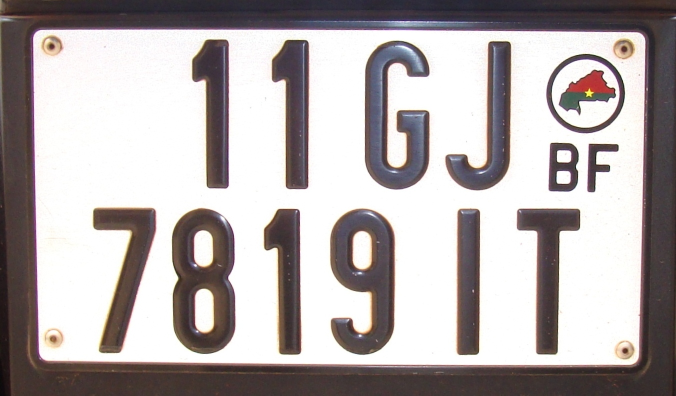
#> input picture images/plaques_bf/plate1_passenger.jpg, 1352 x 791 px (shown at 1/2 size)
$ python -i anpr_pipeline.py   (imports and definitions only)
#> lines starting #> are read from the running program, lines starting #| are printed output that depends on the picture; after the words box and inside, x2 and y2 are one past the last pixel; in counts of white or black regions, pixels touching at a corner belong together
import os
import cv2
import numpy as np

ALPHABET_PLAQUE = "ABCDEFGHIJKLMNOPQRSTUVWXYZ0123456789"
TAILLE_MAX_COTE = 1200  # redimensionnement des images d'entree


# ---------------------------------------------------------------------------
# Etape 0 : acquisition
# ---------------------------------------------------------------------------

# [13 lines left out: functions redimensionner, charger_et_redimensionner, not called in this run]


# ---------------------------------------------------------------------------
# Etape 1 : pretraitement
# ---------------------------------------------------------------------------

def pretraiter(image_bgr):
    gris = cv2.cvtColor(image_bgr, cv2.COLOR_BGR2GRAY)
    gris_lisse = cv2.bilateralFilter(gris, d=9, sigmaColor=75, sigmaSpace=75)
    return gris, gris_lisse


# ---------------------------------------------------------------------------
# Etape 2 : segmentation par contours -> localisation de la plaque
# ---------------------------------------------------------------------------

def detecter_contours(gris_lisse):
    contours_bruts = cv2.Canny(gris_lisse, 50, 150)
    noyau = cv2.getStructuringElement(cv2.MORPH_RECT, (25, 9))
    contours_fermes = cv2.morphologyEx(contours_bruts, cv2.MORPH_CLOSE, noyau)
    return contours_bruts, contours_fermes


def candidats_par_contour(contours_fermes, aire_image):
    contours, _ = cv2.findContours(contours_fermes, cv2.RETR_EXTERNAL, cv2.CHAIN_APPROX_SIMPLE)
    candidats = []
    for c in contours:
        x, y, w, h = cv2.boundingRect(c)
        aire_rect = w * h
        if aire_rect < 0.004 * aire_image or aire_rect > 0.60 * aire_image:
            continue
        ratio = w / float(h)
        if not (1.3 <= ratio <= 6.5):
            continue
        remplissage = cv2.contourArea(c) / float(aire_rect)
        candidats.append((remplissage * aire_rect, (x, y, w, h), c))
    return candidats


def candidats_par_couleur(image_bgr, aire_image, pas_grille=40, tolerance=(12, 50, 50)):
    """Segmentation par region (approche ascendante) : des germes repartis
    sur une grille font croitre la region connexe de teinte proche du
    germe. Complementaire aux contours, utile quand la plaque a un fond de
    couleur unie (jaune, bleu) mal detecte par le gradient."""
    hsv = cv2.cvtColor(image_bgr, cv2.COLOR_BGR2HSV)
    h_img, w_img = image_bgr.shape[:2]
    visite = np.zeros((h_img + 2, w_img + 2), dtype=np.uint8)

    candidats = []
    for gy in range(pas_grille // 2, h_img, pas_grille):
        for gx in range(pas_grille // 2, w_img, pas_grille):
            if visite[gy + 1, gx + 1]:
                continue
            masque = np.zeros((h_img + 2, w_img + 2), dtype=np.uint8)
            cv2.floodFill(hsv, masque, (gx, gy), 0, loDiff=tolerance, upDiff=tolerance,
                          flags=cv2.FLOODFILL_MASK_ONLY | cv2.FLOODFILL_FIXED_RANGE | (1 << 8))
            visite |= masque

            region = masque[1:-1, 1:-1]
            aire = int(region.sum())
            if aire < 0.004 * aire_image or aire > 0.5 * aire_image:
                continue
            ys, xs = np.nonzero(region)
            x, y = int(xs.min()), int(ys.min())
            w, h = int(xs.max() - x + 1), int(ys.max() - y + 1)
            ratio = w / float(h)
            if not (1.3 <= ratio <= 6.5):
                continue
            remplissage = aire / float(w * h)
            if remplissage < 0.5:
                continue
            contours, _ = cv2.findContours(region[y:y + h, x:x + w],
                                            cv2.RETR_EXTERNAL, cv2.CHAIN_APPROX_SIMPLE)
            contour = max(contours, key=cv2.contourArea) + (x, y) if contours else None
            candidats.append((remplissage * w * h, (x, y, w, h), contour))
    return candidats


def rogner_avec_marge(image, boite, marge_ratio=0.06):
    x, y, w, h = boite
    mx, my = int(w * marge_ratio), int(h * marge_ratio)
    h_img, w_img = image.shape[:2]
    x0, y0 = max(0, x - mx), max(0, y - my)
    x1, y1 = min(w_img, x + w + mx), min(h_img, y + h + my)
    return image[y0:y1, x0:x1]


# [39 lines left out: functions _ordonner_points, extraire_plaque_redressee, not called in this run]


# ---------------------------------------------------------------------------
# Etape 3 : segmentation par regions -> binarisation de la plaque
# ---------------------------------------------------------------------------

def variantes_binarisation(plaque_gris):
    """Seuillage d'Otsu et seuillage adaptatif, chacun dans les deux
    polarites possibles : plusieurs hypotheses de binarisation, departagees
    plus loin par la qualite de la segmentation en caracteres qu'elles
    produisent (segmenter_plaque)."""
    variantes = []

    _, otsu = cv2.threshold(plaque_gris, 0, 255, cv2.THRESH_BINARY + cv2.THRESH_OTSU)
    variantes.append(("otsu", cv2.bitwise_not(otsu)))
    variantes.append(("otsu_inverse", otsu))

    bloc = max(15, (min(plaque_gris.shape) // 6) | 1)
    adapt = cv2.adaptiveThreshold(plaque_gris, 255, cv2.ADAPTIVE_THRESH_GAUSSIAN_C,
                                  cv2.THRESH_BINARY, bloc, 9)
    variantes.append(("adaptatif", cv2.bitwise_not(adapt)))
    variantes.append(("adaptatif_inverse", adapt))

    return variantes


# ---------------------------------------------------------------------------
# Etape 4 : segmentation des caracteres (composantes connexes)
# ---------------------------------------------------------------------------

def _composantes_brutes(binaire, tolerance_bord=2):
    """Ecarte les composantes trop grandes touchant le bord (cadre de la
    plaque) et celles de hauteur incompatible avec un caractere."""
    h_p, w_p = binaire.shape
    n, _, stats, _ = cv2.connectedComponentsWithStats(binaire, connectivity=8)

    boites = []
    for i in range(1, n):  # l'etiquette 0 est le fond
        x, y, w, h, aire = stats[i]
        touche_bord = (x <= tolerance_bord or y <= tolerance_bord
                      or x + w >= w_p - tolerance_bord or y + h >= h_p - tolerance_bord)
        trop_grande = (w > 0.5 * w_p or h > 0.9 * h_p)
        if touche_bord and trop_grande:
            continue
        if not (0.10 * h_p <= h <= 0.95 * h_p):
            continue
        if w > 0.65 * w_p:
            continue
        boites.append((int(x), int(y), int(w), int(h)))
    return boites


def _filtrer_forme_caractere(boites):
    """Un caractere est plus haut que large : ecarte le bruit ponctuel et
    les elements decoratifs trop plats ou trop filiformes."""
    return [(x, y, w, h) for (x, y, w, h) in boites if 0.06 <= w / float(h) <= 1.5]


def _boite_serree(binaire, x0, x1, y, h):
    region = binaire[y:y + h, x0:x1]
    ys, xs = np.nonzero(region)
    if len(xs) == 0:
        return None
    return (int(x0 + xs.min()), int(y + ys.min()),
            int(xs.max() - xs.min() + 1), int(ys.max() - ys.min() + 1))


def _plages_actives(profil, seuil, largeur_min):
    plein = profil > seuil
    plages, debut = [], None
    for i, est_plein in enumerate(plein):
        if est_plein and debut is None:
            debut = i
        elif not est_plein and debut is not None:
            plages.append((debut, i))
            debut = None
    if debut is not None:
        plages.append((debut, len(plein)))
    return [p for p in plages if p[1] - p[0] >= largeur_min]


def _decouper_par_projection(binaire, boite, fraction_bande=None):
    """Decoupe une composante via son profil de projection verticale
    (vallee de colonnes vides entre deux symboles accoles). Avec
    fraction_bande, ne projette que la bande centrale de la boite~: un
    caractere la traverse toujours, contrairement a un element decoratif
    empile au-dessus (embleme, sigle)."""
    x, y, w, h = boite
    region = binaire[y:y + h, x:x + w]

    if fraction_bande is None:
        bande = region
        seuil = max(1, int(0.06 * h))
    else:
        r0 = int(h * (0.5 - fraction_bande / 2))
        r1 = max(r0 + 1, int(h * (0.5 + fraction_bande / 2)))
        bande = region[r0:r1, :]
        seuil = max(1, int(0.10 * (r1 - r0)))

    plages = _plages_actives((bande > 0).sum(axis=0), seuil, largeur_min=max(2, int(0.05 * w)))
    morceaux = [_boite_serree(binaire, x + a, x + b, y, h) for (a, b) in plages]
    return [m for m in morceaux if m is not None]


def _separer_composantes_larges(binaire, boites, facteur=1.6):
    """Detecte les composantes anormalement larges (embleme + sigle +
    premier chiffre souvent relies par la binarisation) et tente de les
    decouper~: d'abord sur la bande centrale, puis sur la hauteur entiere."""
    if len(boites) < 2:
        return boites
    largeurs = sorted(b[2] for b in boites)
    largeur_reference = largeurs[len(largeurs) // 2]

    resultat = []
    for boite in boites:
        if boite[2] <= facteur * largeur_reference:
            resultat.append(boite)
            continue
        candidats = (_decouper_par_projection(binaire, boite, fraction_bande=0.20)
                     or _decouper_par_projection(binaire, boite))
        utile = len(candidats) >= 2 or (len(candidats) == 1 and candidats[0][2] <= 0.8 * boite[2])
        resultat.extend(candidats if utile else [boite])
    return resultat


def _retenir_caracteres_coherents(boites):
    """Ne garde que les composantes dont la hauteur et la position
    verticale sont coherentes avec le reste du groupe (ecarte les
    artefacts, ex. l'embleme national, dont la hauteur peut par hasard
    etre plausible mais qui n'est pas assis sur la meme ligne de base)."""
    if len(boites) < 3:
        return boites
    hauteurs = sorted(b[3] for b in boites)
    reference_h = hauteurs[len(hauteurs) // 2]

    tops = sorted(b[1] for b in boites)
    reference_top = tops[len(tops) // 2]
    ecarts_top = sorted(abs(b[1] - reference_top) for b in boites)
    mad_top = ecarts_top[len(ecarts_top) // 2]
    tolerance_top = max(0.15 * reference_h, 3 * 1.4826 * mad_top)

    retenues = [
        b for b in boites
        if 0.6 * reference_h <= b[3] <= 1.6 * reference_h
        and abs(b[1] - reference_top) <= tolerance_top
    ]
    return retenues if len(retenues) >= 3 else boites


def grouper_en_lignes(boites, tolerance=0.6):
    """Regroupe les caracteres par ligne (centres verticaux proches), puis
    les ordonne de gauche a droite dans chaque ligne."""
    if not boites:
        return []
    boites = sorted(boites, key=lambda b: b[1] + b[3] / 2)
    lignes, courante = [], [boites[0]]
    for b in boites[1:]:
        centre_prec = courante[-1][1] + courante[-1][3] / 2
        centre_actuel = b[1] + b[3] / 2
        if abs(centre_actuel - centre_prec) > tolerance * b[3]:
            lignes.append(courante)
            courante = [b]
        else:
            courante.append(b)
    lignes.append(courante)
    return [sorted(ligne, key=lambda b: b[0]) for ligne in lignes]


def _score_segmentation(lignes):
    """Score de plausibilite d'une segmentation~: homogeneite de hauteur
    des caracteres (mediane robuste) et nombre de caracteres plausible
    pour une plaque (5 a 10). Sert a choisir entre les binarisations et
    les localisations candidates."""
    caracteres = [b for ligne in lignes for b in ligne]
    n = len(caracteres)
    if n < 4:
        return 0.0

    hauteurs = np.array([b[3] for b in caracteres], dtype=float)
    mediane = np.median(hauteurs)
    if mediane < 15:  # trop petit pour etre un caractere (bruit, texture)
        return 0.0
    mad = np.median(np.abs(hauteurs - mediane))
    homogeneite_h = 1.0 - min(1.0, (1.4826 * mad) / max(1.0, mediane))

    if 5 <= n <= 10:
        plausibilite = 1.0
    else:
        ecart = (5 - n) if n < 5 else (n - 10)
        plausibilite = 0.6 ** min(4, ecart)

    score = homogeneite_h * min(n, 10) / 10.0 * plausibilite
    if len(lignes) > 2:
        score *= 0.4
    return score


def segmenter_plaque(plaque_gris):
    """Essaie chaque binarisation candidate et garde celle qui donne la
    segmentation en caracteres la plus plausible."""
    meilleure = None
    for nom, binaire in variantes_binarisation(plaque_gris):
        boites = _composantes_brutes(binaire)
        boites = _separer_composantes_larges(binaire, boites)
        boites = _filtrer_forme_caractere(boites)
        boites = _retenir_caracteres_coherents(boites)
        lignes = grouper_en_lignes(boites)
        score = _score_segmentation(lignes)
        if meilleure is None or score > meilleure[0]:
            meilleure = (score, nom, binaire, lignes)

    score, nom, binaire, lignes = meilleure
    boites_ordonnees = [b for ligne in lignes for b in ligne]
    return binaire, boites_ordonnees, len(lignes), nom


def candidats_localisation(image_bgr, contours_fermes, top_k=12):
    """Rassemble les candidats de localisation par contour et par couleur."""
    aire_image = image_bgr.shape[0] * image_bgr.shape[1]
    candidats = candidats_par_contour(contours_fermes, aire_image)
    candidats += candidats_par_couleur(image_bgr, aire_image)
    candidats.sort(key=lambda t: t[0], reverse=True)
    return candidats[:top_k]


def choisir_localisation(image_bgr, candidats):
    """Evalue chaque candidat en executant sur lui extraction + redressement
    + segmentation complete, et retient celui dont la segmentation obtient
    le meilleur score (_score_segmentation) : plutot que de figer la
    localisation sur la seule force du contour, ce sont les caracteres
    effectivement segmentables qui departagent les candidats."""
    h_img, w_img = image_bgr.shape[:2]
    meilleur = None  # (score, boite, plaque_couleur, binaire, boites, nb_lignes, methode)

    for _score_brut, boite, contour in candidats:
        plaque_couleur = extraire_plaque_redressee(image_bgr, boite, contour)
        if plaque_couleur.size == 0:
            continue
        plaque_gris = cv2.cvtColor(plaque_couleur, cv2.COLOR_BGR2GRAY)
        binaire, boites, nb_lignes, methode = segmenter_plaque(plaque_gris)
        score = _score_segmentation(grouper_en_lignes(boites))
        if meilleur is None or score > meilleur[0]:
            meilleur = (score, boite, plaque_couleur, binaire, boites, nb_lignes, methode)

    if meilleur is not None and meilleur[0] > 0:
        _, boite, plaque_couleur, binaire, boites, nb_lignes, methode = meilleur
        return boite, True, plaque_couleur, binaire, boites, nb_lignes, methode

    # Repli : aucun candidat plausible -> l'image entiere.
    boite = (0, 0, w_img, h_img)
    plaque_couleur = rogner_avec_marge(image_bgr, boite, marge_ratio=0.0)
    plaque_gris = cv2.cvtColor(plaque_couleur, cv2.COLOR_BGR2GRAY)
    binaire, boites, nb_lignes, methode = segmenter_plaque(plaque_gris)
    return boite, False, plaque_couleur, binaire, boites, nb_lignes, methode


# ---------------------------------------------------------------------------
# Etape 5 : reconnaissance des caracteres (base de gabarits reels)
# ---------------------------------------------------------------------------

_TAILLE_GABARIT = (40, 60)  # (largeur, hauteur)
_DOSSIER_GABARITS = os.path.join(os.path.dirname(__file__), "..", "images", "gabarits")
_gabarits_caracteres = None


def _charger_gabarits_caracteres():
    """Charge la base de gabarits reels (un ou plusieurs echantillons
    photographies par caractere, voir images/gabarits/<caractere>/)."""
    gabarits = {}
    if not os.path.isdir(_DOSSIER_GABARITS):
        return gabarits
    for nom_dossier in os.listdir(_DOSSIER_GABARITS):
        if nom_dossier not in ALPHABET_PLAQUE:
            continue
        chemin_dossier = os.path.join(_DOSSIER_GABARITS, nom_dossier)
        images = []
        for nom_fichier in os.listdir(chemin_dossier):
            img = cv2.imread(os.path.join(chemin_dossier, nom_fichier), cv2.IMREAD_GRAYSCALE)
            if img is not None:
                images.append(cv2.resize(img, _TAILLE_GABARIT, interpolation=cv2.INTER_AREA))
        if images:
            gabarits[nom_dossier] = images
    return gabarits


# [15 lines left out: function _similarite_csm, not called in this run]


def detailer_reconnaissance(binaire, boites, marge=4, seuil_confiance=0.2):
    """Pour chaque caractere segmente, compare sa vignette a tous les
    gabarits reels (CSM) et renvoie {vignette, caractere, score} -- le
    meilleur score par caractere, "?" si aucun ne depasse seuil_confiance."""
    global _gabarits_caracteres
    if _gabarits_caracteres is None:
        _gabarits_caracteres = _charger_gabarits_caracteres()

    details = []
    for (x, y, w, h) in boites:
        x0, y0 = max(0, x - marge), max(0, y - marge)
        x1 = min(binaire.shape[1], x + w + marge)
        y1 = min(binaire.shape[0], y + h + marge)
        vignette_brute = binaire[y0:y1, x0:x1]
        if vignette_brute.size == 0:
            details.append({"vignette": None, "caractere": "?", "score": 0.0})
            continue
        vignette = cv2.resize(vignette_brute, _TAILLE_GABARIT, interpolation=cv2.INTER_AREA)
        meilleur_c, meilleur_score = "?", seuil_confiance
        for c, echantillons in _gabarits_caracteres.items():
            for gabarit in echantillons:
                score = _similarite_csm(vignette, gabarit)
                if score > meilleur_score:
                    meilleur_score, meilleur_c = score, c
        details.append({"vignette": vignette_brute, "caractere": meilleur_c, "score": meilleur_score})
    return details


# [6 lines left out: function reconnaitre_caracteres, not called in this run]


# ---------------------------------------------------------------------------
# Pipeline complet
# ---------------------------------------------------------------------------

def executer_pipeline_image(image_bgr, source="image en memoire"):
    gris, gris_lisse = pretraiter(image_bgr)
    contours_bruts, contours_fermes = detecter_contours(gris_lisse)
    candidats = candidats_localisation(image_bgr, contours_fermes)

    (boite, plaque_trouvee, plaque_couleur, binaire,
     boites_caracteres, nb_lignes, methode) = choisir_localisation(image_bgr, candidats)

    image_annotee = image_bgr.copy()
    x, y, w, h = boite
    cv2.rectangle(image_annotee, (x, y), (x + w, y + h), (0, 0, 255), 3)

    plaque_gris = cv2.cvtColor(plaque_couleur, cv2.COLOR_BGR2GRAY)

    binaire_annote = cv2.cvtColor(binaire, cv2.COLOR_GRAY2BGR)
    for (bx, by, bw, bh) in boites_caracteres:
        cv2.rectangle(binaire_annote, (bx, by), (bx + bw, by + bh), (0, 255, 0), 2)

    resultat = {
        "chemin": source,
        "image_originale": image_bgr,
        "gris": gris,
        "gris_lisse": gris_lisse,
        "contours_bruts": contours_bruts,
        "contours_fermes": contours_fermes,
        "image_annotee": image_annotee,
        "plaque_trouvee": plaque_trouvee,
        "plaque_couleur": plaque_couleur,
        "plaque_gris": plaque_gris,
        "binaire": binaire,
        "binaire_annote": binaire_annote,
        "boites_caracteres": boites_caracteres,
        "nb_lignes": nb_lignes,
        "deux_lignes": nb_lignes >= 2,
        "methode_binarisation": methode,
    }
    detail = detailer_reconnaissance(binaire, boites_caracteres)
    resultat["detail_reconnaissance"] = detail
    resultat["texte_principal"] = "".join(d["caractere"] for d in detail)
    return resultat


# [4 lines left out: function executer_pipeline, not called in this run]

>>> import cv2
>>> picture = cv2.imread('../images/plaques_bf/plate1_passenger.jpg')
#> picture is the input picture: shape (791, 1352, 3); mean B, G, R 171.3, 171.3, 178.4
>>> result = executer_pipeline_image(picture)
#> in pretraiter, `gris = cv2.cvtColor(image_bgr, cv2.COLOR_BGR2GRAY)`:
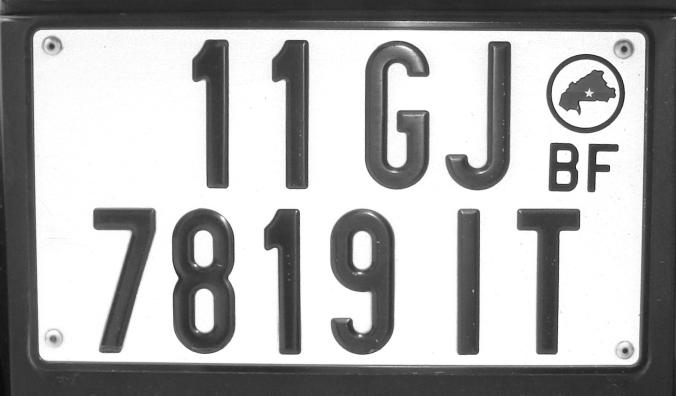
#> gris: shape (791, 1352) (shown at 1/2 size); min 6, max 255, mean 173.5
#> in detecter_contours, `contours_bruts = cv2.Canny(gris_lisse, 50, 150)`:
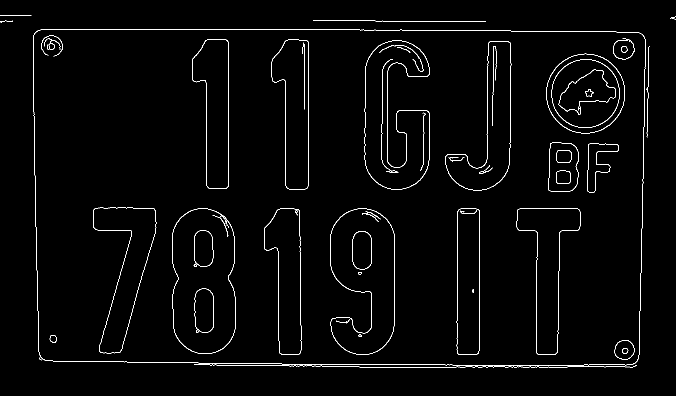
#> contours_bruts: shape (791, 1352) (shown at 1/2 size); 1.8% white in thin lines or dots, all inside (x1, y1, x2, y2) = (0, 31, 1352, 736)
#> in detecter_contours, `contours_fermes = cv2.morphologyEx(contours_bruts, cv2.MORPH_CLOSE, no..`:
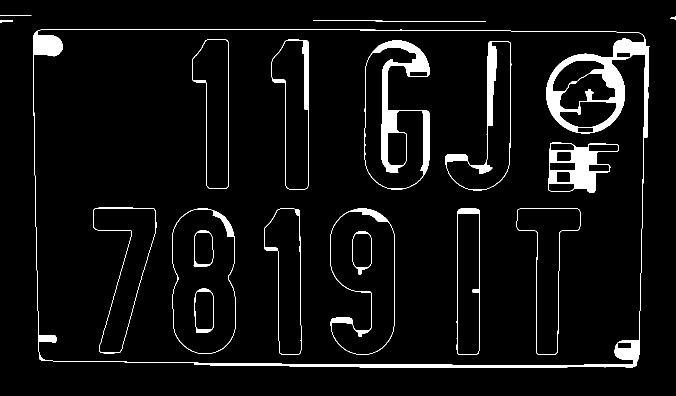
#> contours_fermes: shape (791, 1352) (shown at 1/2 size); 5.1% white; 19 white regions
#> in candidats_par_contour, `contours, _ = cv2.findContours(contours_fermes, cv2.RETR_EXTERNAL, cv2..`: contours = 5 contours, 1 with area under 20; largest, box (x1, y1, x2, y2) and area: (66, 58, 1299, 736) 814542, (626, 40, 972, 44) 70, (0, 41, 26, 46) 34, (1340, 33, 1352, 39) 26
#> the loop in candidats_par_contour, `for c in contours:` made 5 passes
#> (x, y, w, h, aire_rect) on passes 1 to 4: (66, 58, 1233, 678, 835974), (0, 41, 26, 5, 130), (626, 40, 346, 4, 1384), (1340, 33, 12, 6, 72)
#> after the loop in candidats_par_contour, `for c in contours:`: candidats = []
#> after the loop in candidats_par_couleur, `for gy in range(pas_grille // 2, h_img, pas_grille):`:
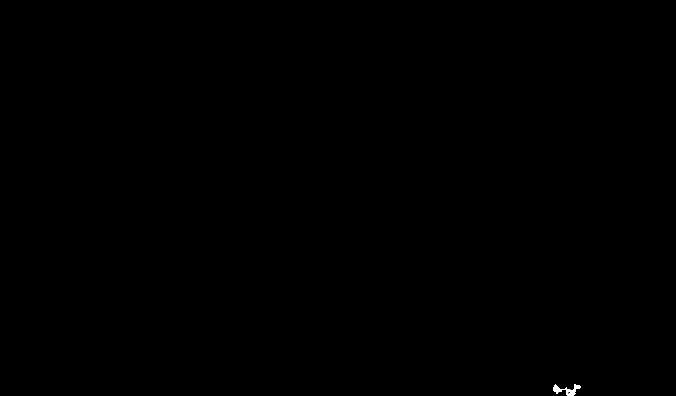
#> region: shape (791, 1352) (shown at 1/2 size); values 0 (black) and 1 (white), 0.05% white; 1 white region, box (x1, y1, x2, y2) and area: (1106, 768, 1162, 791) 564
#> after the loop in candidats_par_couleur, `for gy in range(pas_grille // 2, h_img, pas_grille):`:
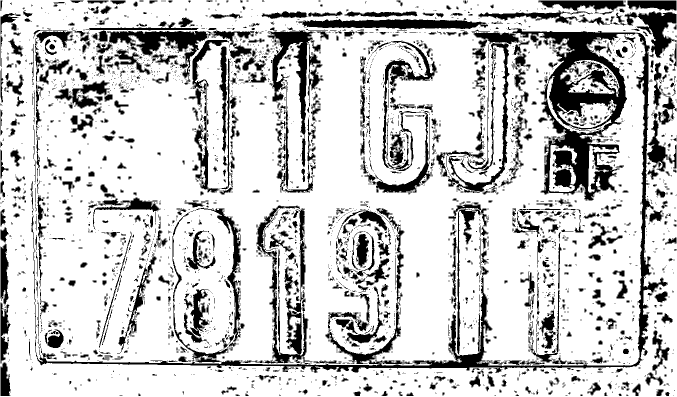
#> visite: shape (793, 1354) (shown at 1/2 size); values 0 (black) and 1 (white), 79.2% white; 3690 black regions (2851 under 20 px), largest, box (x1, y1, x2, y2) and area: (70, 54, 1335, 746) 50865, (535, 62, 631, 334) 5992, (214, 61, 416, 164) 5851
#> (the rest of the program and of its run is left out)
